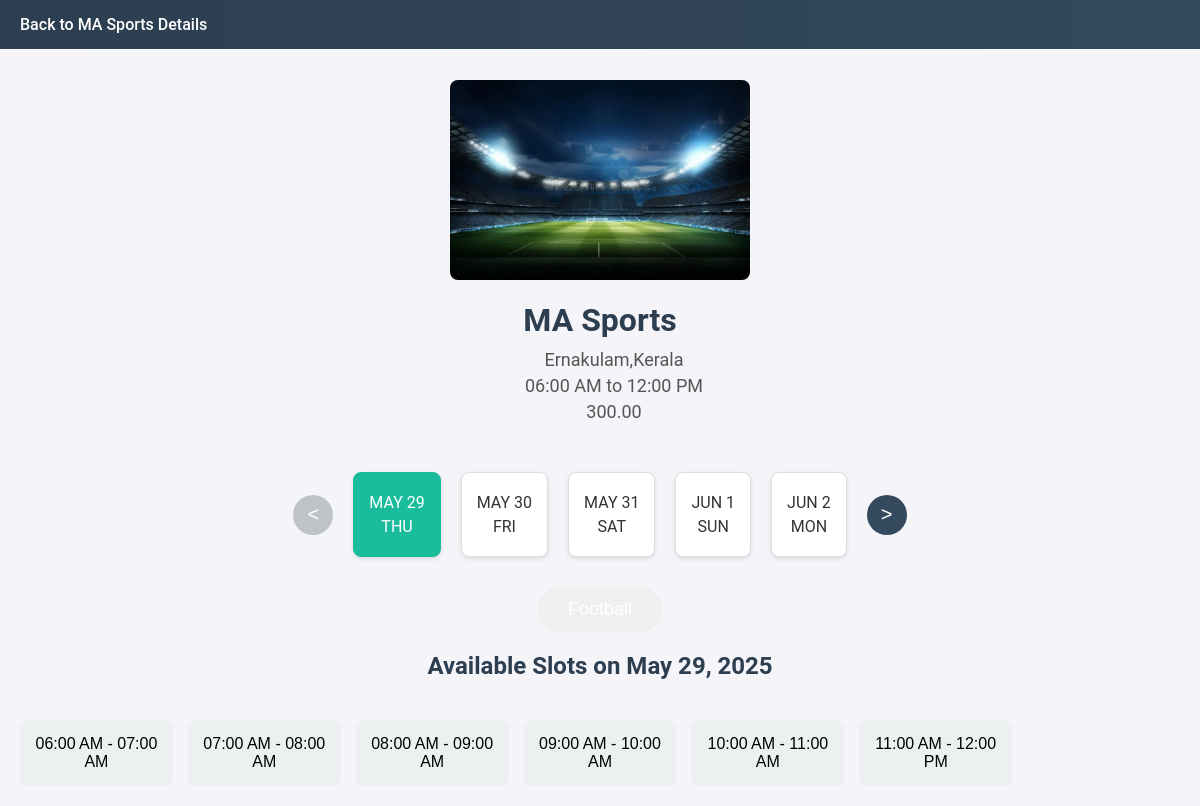
The app's page /booking/3/ with its own data.
### turf_app/models.py (models this page shows, shortened)
class Turf(models.Model):
    name = models.CharField(max_length=255)
    location = models.CharField(max_length=255)
    sport_types = models.CharField(max_length=100, choices=[('Football', 'Football'), ('Cricket', 'Cricket')])
    open_time = models.TimeField()
    close_time = models.TimeField()
    price = models.DecimalField(max_digits=10, decimal_places=2, default=0.00)

class TurfImage(models.Model):
    turf = models.ForeignKey(Turf, on_delete=models.CASCADE, related_name='images')
    image = models.ImageField(upload_to='turf_images/')

class Slot(models.Model):
    turf = models.ForeignKey(Turf, on_delete=models.CASCADE)
    date = models.DateField()
    start_time = models.TimeField()
    end_time = models.TimeField()
    is_booked = models.BooleanField(default=False)

### turf_app/views.py (the view, shortened to what this page needs)
# urls.py: path('booking/<int:turf_id>/', views.booking, name='booking'),
def booking(request, turf_id):
    turf = get_object_or_404(Turf, pk=turf_id)
    selected_date_str = request.GET.get('date', timezone.now().date().isoformat())
    try:
        selected_date = datetime.strptime(selected_date_str, '%Y-%m-%d').date()
    except ValueError:
        selected_date = timezone.now().date()
    today = timezone.now().date()
    max_date = today + timedelta(weeks=2)
    if selected_date < today:
        selected_date = today
    elif selected_date > max_date:
        selected_date = max_date
    dates = []
    start_date = max(today, selected_date - timedelta(days=2))  # Show 2 days before if possible
    for i in range(5):
        current_date = start_date + timedelta(days=i)
        if current_date > max_date:
            break
        dates.append({
            'date': current_date,
            'day': current_date.day,
            'month': current_date.strftime('%b').upper(),
            'weekday': current_date.strftime('%a').upper()
        })
    prev_date = selected_date - timedelta(days=5)
    if prev_date < today:
        prev_date = today
    next_date = selected_date + timedelta(days=5)
    if next_date > max_date:
        next_date = max_date
    first_date = dates[0]['date'] if dates else today
    last_date = dates[-1]['date'] if dates else max_date
    slots = Slot.objects.filter(turf=turf, date=selected_date).order_by('start_time')
    booked_slots = Booking.objects.filter(slot__in=slots).values_list('slot', flat=True)
    available_slots = [slot for slot in slots if slot.id not in booked_slots]
    context = {
        'turf': turf,
        'dates': dates,
        'selected_date': selected_date,
        'available_slots': available_slots,
        'prev_date': prev_date,
        'next_date': next_date,
        'first_date': first_date,
        'last_date': last_date,
    }
    return render(request, 'booking.html', context)

### templates/booking.html (shortened to what this page needs)
{% load static %}
<!DOCTYPE html>
<html lang="en">
<head>
    <link rel="stylesheet" href="{% static 'css/booking.css' %}">
</head>
<body>
    <header>
        <nav class="navbar">
            <a href="{% url 'turf_detail' turf.id %}">Back to {{ turf.name }} Details</a>
        </nav>
    </header>
<div class="turf-info">
    {% with first_image=turf.images.first %}
        {% if first_image %}
            <img src="{{ first_image.image.url }}" alt="{{ turf.name }}" class="turf-image">
        {% else %}
            <p>No image available</p>
        {% endif %}
    {% endwith %}
    <h1>{{ turf.name }}</h1>
    <p><span class="icon location-icon"></span> {{ turf.location }}</p>
    <p><span class="icon time-icon"></span> {{ turf.open_time|time:"h:i A" }} to {{ turf.close_time|time:"h:i A" }}</p>
    <p><span class="icon time-icon"></span>{{ turf.price }}</p>
</div>
    <div class="date-selector">
        <button class="arrow left-arrow" {% if selected_date == first_date %}disabled{% endif %}><</button>
        {% for date in dates %}
            <div class="date-box {% if date.date == selected_date %}selected{% endif %}">
                <p>{{ date.month }} {{ date.day }}</p>
                <p>{{ date.weekday }}</p>
            </div>
        {% endfor %}
        <button class="arrow right-arrow" {% if selected_date == last_date %}disabled{% endif %}>></button>
    </div>
    <div class="sport-info">
        <button class="sport-button">{{ turf.sport_types }}</button>
    </div>
    <h2>Available Slots on {{ selected_date|date:"F d, Y" }}</h2>
    <div class="slot-grid">
        {% for slot in available_slots %}
        <form method="GET" action="{% url 'booking_details' slot.id %}">
            <button type="submit" class="slot-button {% if slot.is_booked %}booked{% endif %}" {% if slot.is_booked %}disabled{% endif %}>
                {{ slot.start_time|time:"h:i A" }} - {{ slot.end_time|time:"h:i A" }}
            </button>
        </form>
        {% empty %}
            <p>No available slots for this date.</p>
        {% endfor %}
    </div>
</body>
</html>

### static/css/booking.css (style rules this page uses)
body { font-family: 'Roboto', sans-serif; background-color: #f4f4f9; margin: 0; padding: 0; color: #333; }
.navbar { background: linear-gradient(90deg, #2c3e50, #34495e); padding: 15px 20px; position: fixed; width: 100%; top: 0; z-index: 1000; }
.navbar a { color: #fff; text-decoration: none; font-size: 16px; font-weight: 500; }
.turf-info { text-align: center; margin: 80px 20px 40px; }
.turf-info h1 { font-size: 32px; margin-bottom: 10px; color: #2c3e50; }
.turf-info p { font-size: 18px; color: #555; display: flex; align-items: center; justify-content: center; margin: 5px 0; }
.turf-info .icon { display: inline-block; width: 20px; height: 20px; margin-right: 8px; background-size: cover; }
.turf-image { max-width: 300px; height: auto; border-radius: 8px; margin-bottom: 15px; display: block; margin-left: auto; margin-right: auto; }
.location-icon { background: url('location.png') no-repeat center; }
.time-icon { background: url('time.png') no-repeat center; }
.date-selector { display: flex; align-items: center; justify-content: center; margin: 20px 0; flex-wrap: wrap; }
.date-box { background: #fff; border: 1px solid #ddd; border-radius: 8px; padding: 15px; margin: 10px; text-align: center; cursor: pointer; box-shadow: 0 2px 5px rgba(0, 0, 0, 0.1); transition: all 0.3s ease; }
.date-box.selected { background: #1abc9c; color: #fff; border-color: #1abc9c; }
.date-box p { margin: 5px 0; font-size: 16px; }
.arrow { background: #34495e; color: #fff; border: none; border-radius: 50%; width: 40px; height: 40px; font-size: 20px; cursor: pointer; margin: 0 10px; transition: background 0.3s ease; }
.arrow:disabled { background: #bdc3c7; cursor: not-allowed; }
.sport-info { text-align: center; margin: 20px 0; }
.sport-button { background:42c9c; color: #fff; border: none; padding: 12px 30px; font-size: 18px; border-radius: 25px; cursor: pointer; transition: background 0.3s ease; }
h2 { text-align: center; font-size: 24px; color: #2c3e50; margin: 20px 0; }
.slot-grid { display: grid; grid-template-columns: repeat(auto-fill, minmax(150px, 1fr)); gap: 15px; padding: 20px; max-width: 1200px; margin: 0 auto; }
.slot-button { background: #ecf0f1; border: none; padding: 15px; font-size: 16px; border-radius: 8px; cursor: pointer; text-align: center; transition: all 0.3s ease; }

### records on screen
Turf: name "MA Sports", location "Ernakulam,Kerala", open_time "06:00 AM", close_time "12:00 PM", price "300.00"
TurfImage: image (picture)
Slot: start_time "06:00 AM", end_time "07:00 AM"
Slot: start_time "07:00 AM", end_time "08:00 AM"
Slot: start_time "08:00 AM", end_time "09:00 AM"
Slot: start_time "09:00 AM", end_time "10:00 AM"
Slot: start_time "10:00 AM", end_time "11:00 AM"
Slot: start_time "11:00 AM", end_time "12:00 PM"

### other values on screen
{{ date.month }} "MAY" "MAY" "MAY" "JUN" "JUN"
{{ date.day }} "29" "30" "31" "1" "2"
{{ date.weekday }} "THU" "FRI" "SAT" "SUN" "MON"
{{ selected_date|date:"F d, Y" }} "May 29, 2025"
